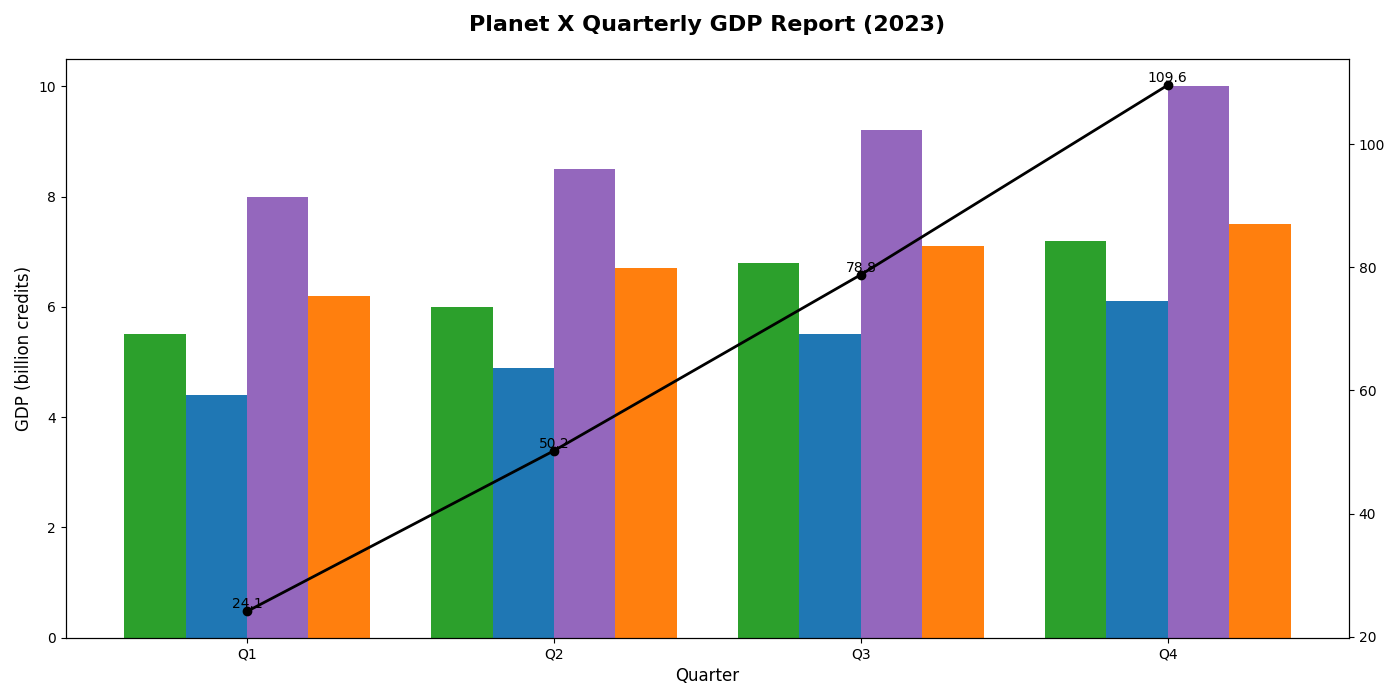

Here is the Python script that generated this plot:
import matplotlib.pyplot as plt
import numpy as np

# Data: Quarters and GDP values in billion Planet X credits
quarters = ['Q1', 'Q2', 'Q3', 'Q4']
agriculture_gdp = [5.5, 6.0, 6.8, 7.2]  # in billion credits
manufacturing_gdp = [4.4, 4.9, 5.5, 6.1]
technology_gdp = [8.0, 8.5, 9.2, 10.0]
services_gdp = [6.2, 6.7, 7.1, 7.5]

# Cumulative GDP calculation
cumulative_gdp = np.cumsum([sum(x) for x in zip(agriculture_gdp, manufacturing_gdp, technology_gdp, services_gdp)])

# Set up the figure and axis
fig, ax1 = plt.subplots(figsize=(14, 7))

# Bar widths
width = 0.2

# Bar positions
x_indices = np.arange(len(quarters))

# Plotting individual bars for each sector
ax1.bar(x_indices - width*1.5, agriculture_gdp, width=width, color='tab:green')
ax1.bar(x_indices - width/2, manufacturing_gdp, width=width, color='tab:blue')
ax1.bar(x_indices + width/2, technology_gdp, width=width, color='tab:purple')
ax1.bar(x_indices + width*1.5, services_gdp, width=width, color='tab:orange')

# Titles and labels
ax1.set_title('Planet X Quarterly GDP Report (2023)', fontsize=16, fontweight='bold', pad=20)
ax1.set_xlabel('Quarter', fontsize=12)
ax1.set_ylabel('GDP (billion credits)', fontsize=12)
ax1.set_xticks(x_indices)
ax1.set_xticklabels(quarters)

# Cumulative GDP Plot
ax2 = ax1.twinx()
ax2.plot(x_indices, cumulative_gdp, color='black', marker='o', linestyle='-', linewidth=2)

# Annotate the cumulative GDP plot
for i, val in enumerate(cumulative_gdp):
    ax2.text(i, val, f'{val:.1f}', color='black', fontsize=10, ha='center', va='bottom')

# Ensure the layout is tight and avoids overlap
plt.tight_layout()

# Display the plot
plt.show()
